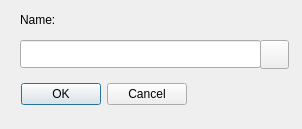
<?xml version="1.0" encoding="UTF-8"?>
<ui version="4.0">
 <class>AddNewExperimentForm</class>
 <widget class="QWidget" name="AddNewExperimentForm">
  <property name="geometry">
   <rect>
    <x>0</x>
    <y>0</y>
    <width>302</width>
    <height>129</height>
   </rect>
  </property>
  <property name="windowTitle">
   <string>Add experiment</string>
  </property>
  <widget class="QLineEdit" name="lineEdit">
   <property name="geometry">
    <rect>
     <x>20</x>
     <y>40</y>
     <width>241</width>
     <height>28</height>
    </rect>
   </property>
  </widget>
  <widget class="QLabel" name="label">
   <property name="geometry">
    <rect>
     <x>20</x>
     <y>10</y>
     <width>63</width>
     <height>20</height>
    </rect>
   </property>
   <property name="text">
    <string>Name:</string>
   </property>
  </widget>
  <widget class="QDialogButtonBox" name="buttonBox">
   <property name="geometry">
    <rect>
     <x>20</x>
     <y>80</y>
     <width>167</width>
     <height>29</height>
    </rect>
   </property>
   <property name="standardButtons">
    <set>QDialogButtonBox::Cancel|QDialogButtonBox::Ok</set>
   </property>
  </widget>
  <widget class="QPushButton" name="clear_pushButton">
   <property name="geometry">
    <rect>
     <x>260</x>
     <y>40</y>
     <width>29</width>
     <height>29</height>
    </rect>
   </property>
   <property name="text">
    <string/>
   </property>
   <property name="icon">
    <iconset resource="icons.qrc">
     <normaloff>:/remove_icon.png</normaloff>:/remove_icon.png</iconset>
   </property>
   <property name="iconSize">
    <size>
     <width>25</width>
     <height>25</height>
    </size>
   </property>
  </widget>
 </widget>
 <resources>
  <include location="icons.qrc"/>
 </resources>
 <connections/>
</ui>
